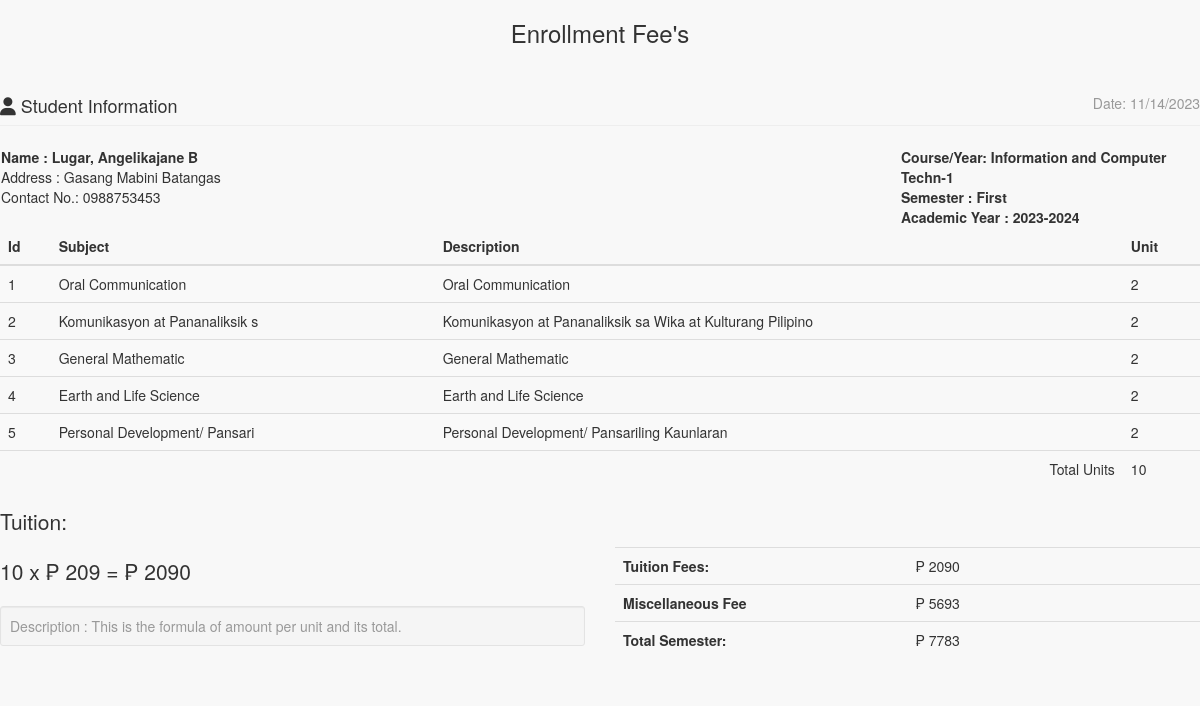
/admin/enrollees/statementaccnt.php?IDNO=10000003, run on the app's committed database.
### tables this page shows
CREATE TABLE `tblstudent` (
  `S_ID` int(11) NOT NULL,
  `IDNO` int(20) NOT NULL,
  `FNAME` varchar(40) NOT NULL,
  `LNAME` varchar(40) NOT NULL,
  `MNAME` varchar(40) NOT NULL,
  `SEX` varchar(10) NOT NULL DEFAULT 'Male',
  `BDAY` date NOT NULL,
  `BPLACE` text NOT NULL,
  `STATUS` varchar(30) NOT NULL,
  `AGE` int(30) NOT NULL,
  `NATIONALITY` varchar(40) NOT NULL,
  `RELIGION` varchar(255) NOT NULL,
  `CONTACT_NO` varchar(40) NOT NULL,
  `HOME_ADD` text NOT NULL,
  `ACC_USERNAME` varchar(255) NOT NULL,
  `ACC_PASSWORD` text NOT NULL,
  `student_status` text NOT NULL,
  `YEARLEVEL` int(11) NOT NULL,
  `STUDSECTION` int(11) NOT NULL,
  `COURSE_ID` int(11) NOT NULL,
  `STUDPHOTO` varchar(255) NOT NULL,
  `SEMESTER` varchar(30) NOT NULL,
  `SYEAR` varchar(30) NOT NULL,
  `NewEnrollees` tinyint(1) NOT NULL,
  `file` varchar(225) NOT NULL,
  `enrollment_status` varchar(225) NOT NULL
);

CREATE TABLE `course` (
  `COURSE_ID` int(11) NOT NULL,
  `COURSE_NAME` varchar(30) NOT NULL,
  `COURSE_LEVEL` varchar(50) NOT NULL DEFAULT '1',
  `COURSE_MAJOR` varchar(30) NOT NULL DEFAULT 'None',
  `COURSE_DESC` varchar(255) NOT NULL,
  `DEPT_ID` int(11) NOT NULL,
  `SETSEMESTER` varchar(90) NOT NULL
);

CREATE TABLE `subject` (
  `SUBJ_ID` int(11) NOT NULL,
  `SUBJ_CODE` varchar(30) NOT NULL,
  `SUBJ_DESCRIPTION` varchar(255) NOT NULL,
  `UNIT` int(2) NOT NULL,
  `PRE_REQUISITE` varchar(30) NOT NULL DEFAULT 'None',
  `COURSE_ID` int(11) NOT NULL,
  `AY` varchar(30) NOT NULL,
  `SEMESTER` varchar(20) NOT NULL,
  `PreTaken` tinyint(1) NOT NULL
);

### include/database.php (called while the page is built, shortened)
<?php
class Database {
	var $sql_string = '';
	public $conn;
	public function open_connection() {
		$this->conn = mysqli_connect(server,user,pass);
		if(!$this->conn){
			echo "Problem in database connection! Contact administrator!";
			exit();
		}else{
			$db_select = mysqli_select_db($this->conn,database_name);
		}
	}
	function setQuery($sql='') {
		$this->sql_string=$sql;
	}
	function executeQuery() {
		$result = mysqli_query($this->conn,$this->sql_string);
		return $result;
	}
	private function confirm_query($result) {
		return $result;
	}
	function loadResultList( $key='' ) {
		$cur = $this->executeQuery();
		$array = array();
		while ($row = mysqli_fetch_object($cur)) {
			if ($key) {
				$array[$row->$key] = $row;
			} else {
				$array[] = $row;
			}
		}
		return $array;
	}
	function loadSingleResult() {
		$cur = $this->executeQuery();
		while ($row = mysqli_fetch_object($cur)) {
		return $data = $row;
		}
	}
}
$mydb = new Database();
?>

### include/students.php (called while the page is built, shortened)
<?php
require_once(LIB_PATH.DS.'database.php');
class Student {
	protected static  $tblname = "tblstudent";
	function single_student($id=""){
			global $mydb;
			$mydb->setQuery("SELECT * FROM ".self::$tblname."
				Where IDNO= '{$id}' LIMIT 1");
			$cur = $mydb->loadSingleResult();
			return $cur;
	}
}
?>

### include/courses.php (called while the page is built, shortened)
<?php
require_once(LIB_PATH.DS.'database.php');
class Course {
	protected static  $tblname = "course";
	function single_course($id=""){
			global $mydb;
			$mydb->setQuery("SELECT * FROM ".self::$tblname."
				Where COURSE_ID= '{$id}' LIMIT 1");
			$cur = $mydb->loadSingleResult();
			return $cur;
	}
}
?>

### admin/enrollees/statementaccnt.php (the view, shortened to what this page needs)
<?php
require_once("../../include/initialize.php");
?>
<!DOCTYPE html>
<html>
<head>
  <link href="<?php echo web_root; ?>admin/css/bootstrap.min.css" rel="stylesheet">
    <link href="<?php echo web_root; ?>admin/css/metisMenu.min.css" rel="stylesheet">
    <link href="<?php echo web_root; ?>admin/css/timeline.css" rel="stylesheet">
    <link href="<?php echo web_root; ?>admin/css/sb-admin-2.css" rel="stylesheet">
   <link href="<?php echo web_root; ?>admin/css/morris.css" rel="stylesheet">
    <link href="<?php echo web_root; ?>admin/font/css/font-awesome.min.css" rel="stylesheet" type="text/css">
  <link href="<?php echo web_root; ?>admin/font/font-awesome.min.css" rel="stylesheet" type="text/css">
    <link href="<?php echo web_root; ?>admin/css/dataTables.bootstrap.css" rel="stylesheet">
<link href="<?php echo web_root; ?>css/bootstrap-datetimepicker.min.css" rel="stylesheet" media="screen">
 <link href="<?php echo web_root; ?>css/datepicker.css" rel="stylesheet" media="screen">
 <link href="<?php echo web_root; ?>admin/css/costum.css" rel="stylesheet">
</head>
<body onload="window.print();">
<div class="wrapper">
    <section class="invoice">
      <div class="row">
        <h3 align="center">Enrollment Fee's</h3>
      </div>
      <div class="row">
        <div class="col-xs-12">
          <h4 class="page-header">
            <i class="fa fa-user"></i> Student Information
            <small class="pull-right">Date: <?php echo date('m/d/Y'); ?></small>
          </h4>
        </div>
      </div>
      <?php
      $student = New Student();
      $stud = $student->single_student($_GET['IDNO']);
      ?>
      <table>
        <tr>
          <td width="75%" colspan="2" >
            <address>
            <b>Name : <?php echo $stud->LNAME. ', ' .$stud->FNAME .' ' .$stud->MNAME;?></b><br>
            Address : <?php echo $stud->HOME_ADD;?><br>
            Contact No.: <?php echo $stud->CONTACT_NO;?><br>
          </address>
          </td>
          <td >
             <b>Course/Year:  <?php
            $course = New Course();
            $singlecourse = $course->single_course($stud->COURSE_ID);
            echo $_SESSION['COURSE_YEAR'] = $singlecourse->COURSE_NAME.'-'.$singlecourse->COURSE_LEVEL;
            ?></b><br>
          <b>Semester : <?php echo $_SESSION['SEMESTER']; ?></b> <br/>
          <b>Academic Year : <?php echo $_SESSION['SY']; ?></b>
          </td>
        </tr>
      </table>
<?php
  if (isset($_SESSION['admingvCart'])){
?>
<div class="row">
  <div class="col-xs-12 table-responsive">
    <table class="table table-striped">
      <thead>
      <tr>
        <th>Id</th>
        <th>Subject</th>
        <th>Description</th>
        <th>Unit</th>
      </tr>
      </thead>
      <tbody>
      <?php
        $totunit = 0;
             $count_cart = count($_SESSION['admingvCart']);
                for ($i=0; $i < $count_cart  ; $i++) {
                    $query = "SELECT * FROM `subject` s, `course` c WHERE s.COURSE_ID=c.COURSE_ID AND SUBJ_ID=" . $_SESSION['admingvCart'][$i]['subjectid'];
                     $mydb->setQuery($query);
                     $cur = $mydb->loadResultList();
                      foreach ($cur as $result) {
                         echo '<tr>';
                          echo '<td>' . $result->SUBJ_ID.'</a></td>';
                          echo '<td>'. $result->SUBJ_CODE.'</td>';
                          echo '<td>'. $result->SUBJ_DESCRIPTION.'</td>';
                          echo '<td>' . $result->UNIT.'</a></td>';
                          echo '</tr>';
                          $totunit +=  $result->UNIT;
                      }
                }
          ?>
      </tbody>
     </table>
<?php
}else{
?>
    <table class="table table-striped">
      <thead>
      <tr>
        <th>Id</th>
        <th>Subject</th>
        <th>Description</th>
        <th>Unit</th>
      </tr>
      </thead>
      <tbody>
      <?php
       $totunit = 0;
      $mydb->setQuery("SELECT * FROM `subject` s, `course` c
        WHERE s.COURSE_ID=c.COURSE_ID AND s.COURSE_ID=".$_SESSION['COURSEID']." AND SEMESTER='".$_SESSION['SEMESTER']."'");
      $cur = $mydb->loadResultList();
      foreach ($cur as $result) {
        echo '<tr>';
        echo '<td>'.$result->SUBJ_ID.'</td>';
        echo '<td>'.$result->SUBJ_CODE.'</td>';
        echo '<td>'.$result->SUBJ_DESCRIPTION.'</td>';
        echo '<td>'.$result->UNIT.'</td>';
        echo '</tr>';
        $totunit +=  $result->UNIT;
      }
      ?>
      <tr>
      <td colspan="3" align="right" >Total Units</td>
      <td><?php echo $totunit;?></td>
      </tr>
      </tbody>
    </table>
<?php
}
?>
   <div class="row">
        <div class="col-xs-6">
          <p class="lead">Tuition:</p>
        <p class="lead">
          <?php
           $perunit = 209;
           $entrancefee = 5693;
           $subtot = $totunit * $perunit;
           $totsem = $entrancefee + $subtot;
           echo $totunit .' x  &#8369 ' . $perunit . ' =  &#8369 ' . $subtot ;
           ?>
          </p>
          <p class="text-muted well well-sm no-shadow" style="margin-top: 10px;">
           Description : This is the formula of amount per unit and its total.
          </p>
        </div>
        <div class="col-xs-6">
         <br/>
         <br/>
            <table class="table">
              <tr>
                <th style="width:50%">Tuition Fees:</th>
                <td>  &#8369 <?php echo  $subtot; ?></td>
              </tr>
              <tr>
                <th>Miscellaneous Fee</th>
                <td>  &#8369 <?php echo  $entrancefee  ; ?></td>
              </tr>
              <tr>
                <th>Total Semester:</th>
                <td>  &#8369 <?php echo  $totsem; ?>
                </td>
              </tr>
            </table>
          </div>
      </div>
    </section>
    </div>
 </body>
 </html>

### admin/css/sb-admin-2.css (style rules this page uses)
body { background-color: #f8f8f8; }

### data on the page
tblstudent: LNAME "Lugar", FNAME "Angelikajane", MNAME "B", HOME_ADD "Gasang Mabini Batangas", CONTACT_NO "0988753453"
course: COURSE_NAME+COURSE_LEVEL "Information and Computer Techn-1"
subject: SUBJ_ID "1", SUBJ_CODE "Oral Communication", SUBJ_DESCRIPTION "Oral Communication", UNIT "2"
subject: SUBJ_ID "2", SUBJ_CODE "Komunikasyon at Pananaliksik s", SUBJ_DESCRIPTION "Komunikasyon at Pananaliksik sa Wika at Kulturang Pilipino", UNIT "2"
subject: SUBJ_ID "3", SUBJ_CODE "General Mathematic", SUBJ_DESCRIPTION "General Mathematic", UNIT "2"
subject: SUBJ_ID "4", SUBJ_CODE "Earth and Life Science", SUBJ_DESCRIPTION "Earth and Life Science", UNIT "2"
subject: SUBJ_ID "5", SUBJ_CODE "Personal Development/ Pansari", SUBJ_DESCRIPTION "Personal Development/ Pansariling Kaunlaran", UNIT "2"

### other printed values
$_SESSION['SEMESTER'] "First"
$_SESSION['SY'] "2023-2024"
$totunit "10"
$perunit "209"
$subtot "2090"
$entrancefee "5693"
$totsem "7783"
